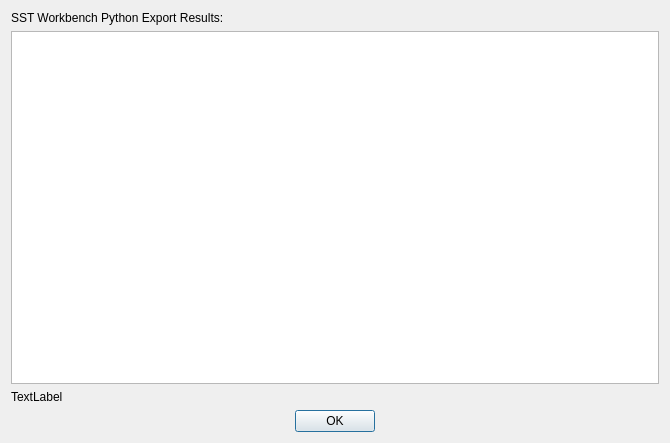
<?xml version="1.0" encoding="UTF-8"?>
<ui version="4.0">
 <class>DialogExportDisplayStatus</class>
 <widget class="QDialog" name="DialogExportDisplayStatus">
  <property name="geometry">
   <rect>
    <x>0</x>
    <y>0</y>
    <width>670</width>
    <height>443</height>
   </rect>
  </property>
  <property name="windowTitle">
   <string>Dialog</string>
  </property>
  <layout class="QVBoxLayout" name="verticalLayout">
   <item>
    <widget class="QLabel" name="HeaderLabel">
     <property name="text">
      <string>SST Workbench Python Export Results:</string>
     </property>
    </widget>
   </item>
   <item>
    <widget class="QListWidget" name="ResultsList"/>
   </item>
   <item>
    <widget class="QLabel" name="Results">
     <property name="text">
      <string>TextLabel</string>
     </property>
    </widget>
   </item>
   <item>
    <widget class="QDialogButtonBox" name="buttonBox">
     <property name="orientation">
      <enum>Qt::Horizontal</enum>
     </property>
     <property name="standardButtons">
      <set>QDialogButtonBox::Ok</set>
     </property>
     <property name="centerButtons">
      <bool>true</bool>
     </property>
    </widget>
   </item>
  </layout>
 </widget>
 <resources/>
 <connections>
  <connection>
   <sender>buttonBox</sender>
   <signal>accepted()</signal>
   <receiver>DialogExportDisplayStatus</receiver>
   <slot>accept()</slot>
   <hints>
    <hint type="sourcelabel">
     <x>248</x>
     <y>254</y>
    </hint>
    <hint type="destinationlabel">
     <x>157</x>
     <y>274</y>
    </hint>
   </hints>
  </connection>
  <connection>
   <sender>buttonBox</sender>
   <signal>rejected()</signal>
   <receiver>DialogExportDisplayStatus</receiver>
   <slot>reject()</slot>
   <hints>
    <hint type="sourcelabel">
     <x>316</x>
     <y>260</y>
    </hint>
    <hint type="destinationlabel">
     <x>286</x>
     <y>274</y>
    </hint>
   </hints>
  </connection>
 </connections>
</ui>
